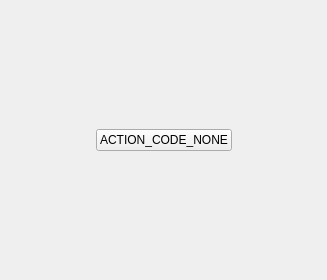
<?xml version="1.0" encoding="UTF-8"?>
<ui version="4.0">
 <class>CodeInputWidget</class>
 <widget class="QWidget" name="CodeInputWidget">
  <property name="geometry">
   <rect>
    <x>0</x>
    <y>0</y>
    <width>327</width>
    <height>280</height>
   </rect>
  </property>
  <property name="windowTitle">
   <string>Form</string>
  </property>
  <layout class="QVBoxLayout" name="verticalLayout">
   <property name="spacing">
    <number>30</number>
   </property>
   <property name="leftMargin">
    <number>0</number>
   </property>
   <property name="topMargin">
    <number>0</number>
   </property>
   <property name="rightMargin">
    <number>0</number>
   </property>
   <property name="bottomMargin">
    <number>0</number>
   </property>
   <item>
    <layout class="QGridLayout" name="code_layout">
     <property name="sizeConstraint">
      <enum>QLayout::SetDefaultConstraint</enum>
     </property>
     <property name="spacing">
      <number>30</number>
     </property>
    </layout>
   </item>
   <item>
    <layout class="QHBoxLayout" name="horizontalLayout">
     <property name="sizeConstraint">
      <enum>QLayout::SetDefaultConstraint</enum>
     </property>
     <item>
      <spacer name="horizontalSpacer">
       <property name="orientation">
        <enum>Qt::Horizontal</enum>
       </property>
       <property name="sizeHint" stdset="0">
        <size>
         <width>40</width>
         <height>20</height>
        </size>
       </property>
      </spacer>
     </item>
     <item>
      <widget class="QPushButton" name="button_none">
       <property name="minimumSize">
        <size>
         <width>0</width>
         <height>0</height>
        </size>
       </property>
       <property name="text">
        <string>ACTION_CODE_NONE</string>
       </property>
      </widget>
     </item>
     <item>
      <spacer name="horizontalSpacer_2">
       <property name="orientation">
        <enum>Qt::Horizontal</enum>
       </property>
       <property name="sizeHint" stdset="0">
        <size>
         <width>40</width>
         <height>20</height>
        </size>
       </property>
      </spacer>
     </item>
    </layout>
   </item>
  </layout>
 </widget>
 <resources/>
 <connections/>
</ui>
